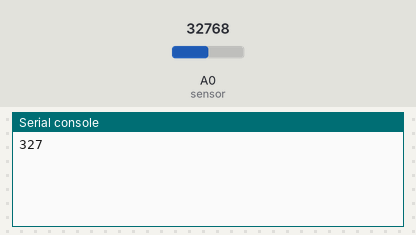
A program run on a simulated CircuitPython board. Parts: the last lines printed to the serial console. The inputs (shaded band) are chosen by the test bench; at power-on: A0 (sensor) = 32768 (analog values on the 0–65535 scale).

Above: at 1.2 s.
1.3 s: A0 (sensor) set to 45874
At 2.6 s:
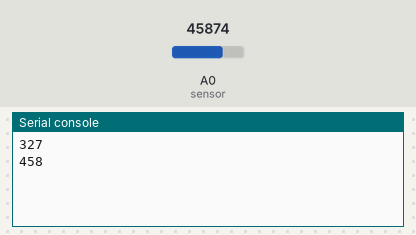
2.8 s: A0 (sensor) set to 57670
At 4.8 s:
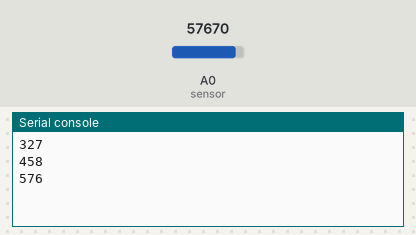
Timing chart, 0 to 6.3 s (numbered marks = the images above; inputs shaded):
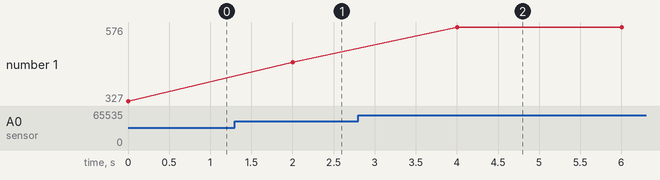

Measured:
- after the input at 1.3 s, the serial console: prints a new line after 0.70 s (image 1)
- after the input at 2.8 s, the serial console: prints a new line after 1.2 s (image 2)
- plotted number 1: 327 → 458 after the input at 1.3 s, 458 → 576 after the input at 2.8 s

The program:

ledsensor_cpython.py
```python
# Exemplo de LED como sensor de luz

import analogio
import digitalio
import board
from time import sleep

sensor = analogio.AnalogIn(board.A0)

def val():
    soma = 0
    for i in range(20):
        soma = soma + sensor.value;
    return soma//20

while True:
    print (val() // 100)
    sleep(2)
```
